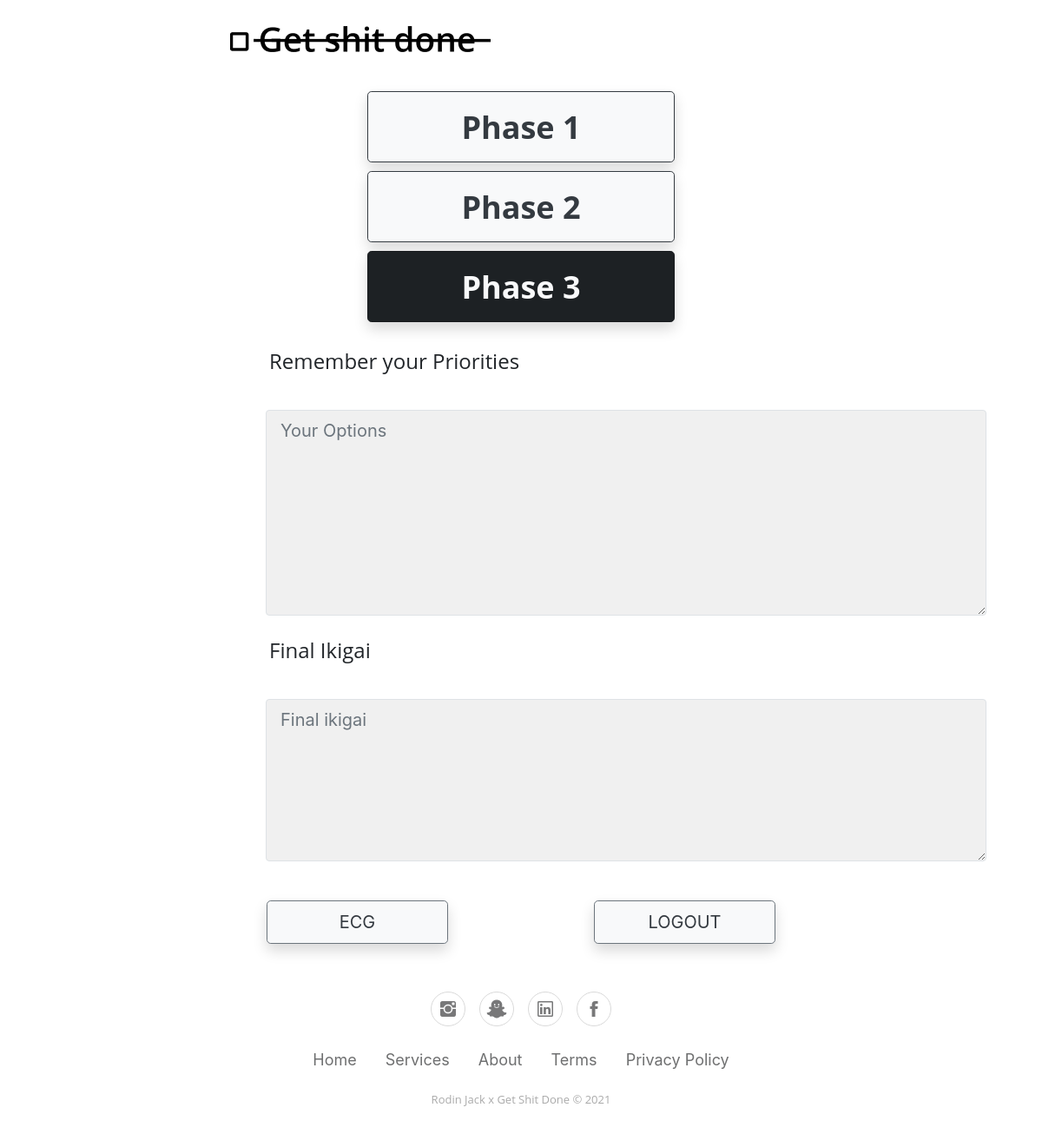
/phase3 (signed in), run on an earlier commit of the app's database.
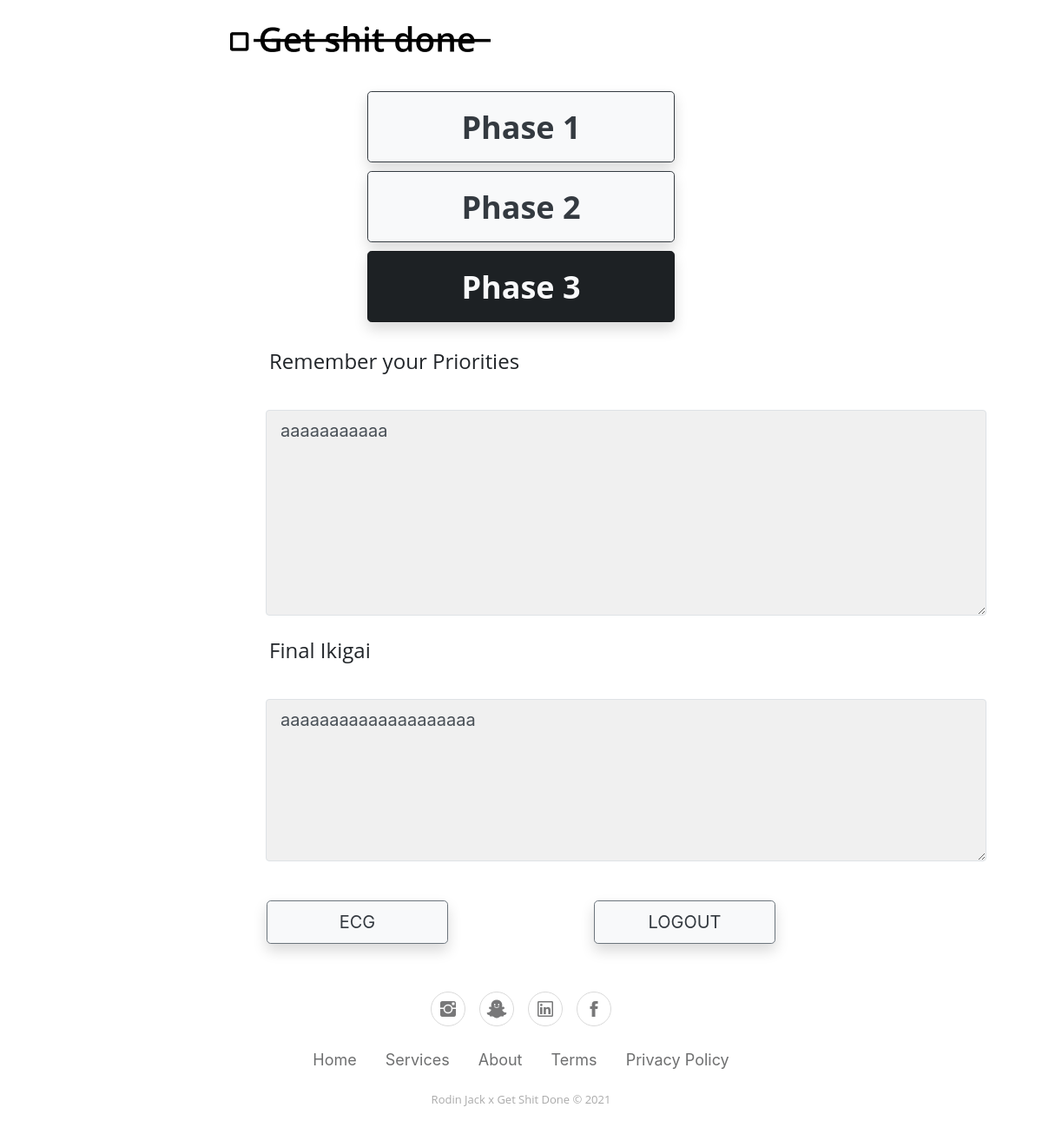
And on a later commit of the database.
### test.py (models this page shows)
class Users(db.Model):
    _id = db.Column(db.Integer, primary_key=True)
    mail = db.Column(db.String(25), unique=True)
    password = db.Column(db.String(25))
    datecreated = db.Column(db.DateTime, default=datetime.now)
    p11 = db.Column(db.String(200), default="")
    p12 = db.Column(db.String(200), default="")
    p13 = db.Column(db.String(200), default="")
    p14 = db.Column(db.String(200), default="")
    p21 = db.Column(db.String(200), default="")
    p22 = db.Column(db.String(200), default="")
    p23 = db.Column(db.String(200), default="")
    p24 = db.Column(db.String(200), default="")
    p31 = db.Column(db.String(200), default="")
    p32 = db.Column(db.String(200), default="")
    e1 = db.Column(db.String(500), default="")
    e2 = db.Column(db.String(500), default="")
    e3 = db.Column(db.String(500), default="")
    e4 = db.Column(db.String(200), default="")
    don = db.Column(db.Integer, default=0)

### test.py (the view)
@app.route("/phase3", methods=["POST", "GET"])
def phase3():
    if "user" in session:
        data = Users()
        data = Users.query.filter_by(mail=session["user"]).first()
        if request.method=="POST":
            data.p31=request.form["p31"]
            data.p32=request.form["p32"]
            db.session.commit()
            if request.form["savedirec"]== "phase2":
                return redirect(url_for("phase2"))
            elif request.form["savedirec"]== "phase1":
                return redirect(url_for("phase1"))
            elif request.form["savedirec"]== "ecg":
                return redirect(url_for("ecg"))
            else:
                return redirect(url_for("logout"))
        else:
            return render_template("phase3.html", pp1=data.p31, pp2=data.p32)
    else:
        return redirect(url_for("index"))

### templates/phase3.html (shortened to what the changed rows need)
<!DOCTYPE html>
<html>
<head>
    <link rel="stylesheet" href="static/assets/bootstrap/css/bootstrap.min.css">
    <link rel="stylesheet" href="static/assets/fonts/ionicons.min.css">
    <link rel="stylesheet" href="static/assets/css/styles.min.css">
</head>
<body>
    <div class="container" style="max-width: 1920px;padding-left: 250px;padding-right: 250px;margin-top: 30px;margin-bottom: 10px;">
        <form action="#" method="post">
            <div class="form-row" style="margin-bottom: 0px;margin-left: 51px;margin-top: -40px;">
                <div class="col" style="margin-top: 45px;"><textarea class="border rounded form-control form-control-lg" name="p31" style="width: 830px;height: 237px;" autocomplete="on" spellcheck="true" required="" minlength="5" placeholder="Your Options">{{pp1}}</textarea></div>
            </div>
            <div class="form-row" style="margin-bottom: 0px;margin-left: 51px;margin-top: -40px;">
                <div class="col" style="margin-top: 45px;"><textarea class="border rounded form-control form-control-lg" name="p32" style="width: 830px;height: 187px;" autocomplete="on" spellcheck="true" required="" minlength="5" placeholder="Final ikigai">{{pp2}}</textarea></div>
            </div>
        </form>
    </div>
</body>
</html>

What changed in the data, as far as the page shows it:
now on this page (row edited): Users: p31 "aaaaaaaaaaa", p32 "aaaaaaaaaaaaaaaaaaaa"
